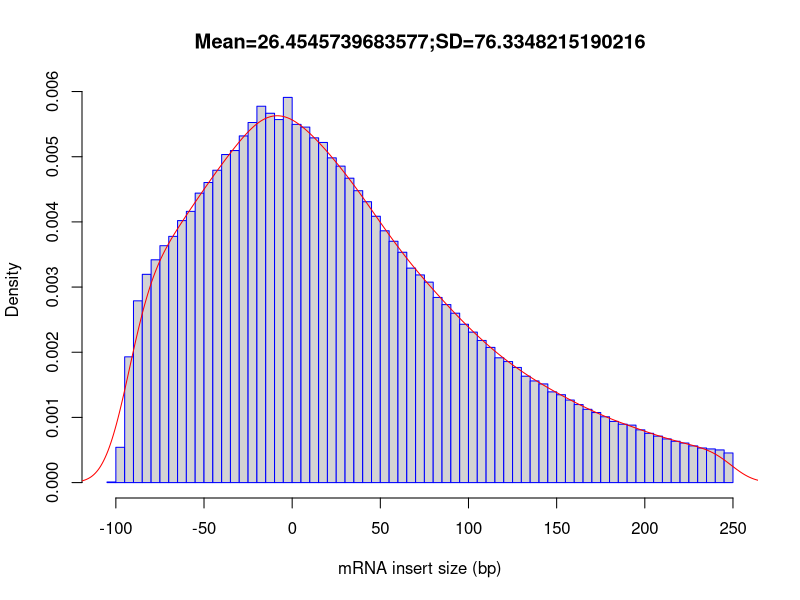

Generate this figure with R:
out_file = 'CF98442'
pdf('CF98442.inner_distance_plot.pdf')
fragsize=rep(c(-247.5,-242.5,-237.5,-232.5,-227.5,-222.5,-217.5,-212.5,-207.5,-202.5,-197.5,-192.5,-187.5,-182.5,-177.5,-172.5,-167.5,-162.5,-157.5,-152.5,-147.5,-142.5,-137.5,-132.5,-127.5,-122.5,-117.5,-112.5,-107.5,-102.5,-97.5,-92.5,-87.5,-82.5,-77.5,-72.5,-67.5,-62.5,-57.5,-52.5,-47.5,-42.5,-37.5,-32.5,-27.5,-22.5,-17.5,-12.5,-7.5,-2.5,2.5,7.5,12.5,17.5,22.5,27.5,32.5,37.5,42.5,47.5,52.5,57.5,62.5,67.5,72.5,77.5,82.5,87.5,92.5,97.5,102.5,107.5,112.5,117.5,122.5,127.5,132.5,137.5,142.5,147.5,152.5,157.5,162.5,167.5,172.5,177.5,182.5,187.5,192.5,197.5,202.5,207.5,212.5,217.5,222.5,227.5,232.5,237.5,242.5,247.5),times=c(0,0,0,0,0,0,0,0,0,0,0,0,0,0,0,0,0,0,0,0,0,0,0,0,0,0,0,0,0,44,2582,9197,13293,15230,16294,17324,18007,19161,19836,21169,21947,22843,23993,24284,25352,26334,27524,27010,26550,28170,26199,25998,25210,24876,23748,23144,22262,21348,20541,19478,18415,17649,16846,15685,15186,14660,13542,13018,12389,11578,11005,10397,9887,9127,8852,8423,7781,7435,7215,6635,6427,6037,5706,5360,5124,4814,4474,4271,4201,3858,3603,3399,3193,3023,2893,2683,2531,2461,2388,2167))
frag_sd = sd(fragsize)
frag_mean = mean(fragsize)
frag_median = median(fragsize)
write(x=c("Name","Mean","Median","sd"), sep="	", file=stdout(),ncolumns=4)
write(c(out_file,frag_mean,frag_median,frag_sd),sep="	", file=stdout(),ncolumns=4)
hist(fragsize,probability=T,breaks=100,xlab="mRNA insert size (bp)",main=paste(c("Mean=",frag_mean,";","SD=",frag_sd),collapse=""),border="blue")
lines(density(fragsize,bw=10),col='red')
dev.off()
